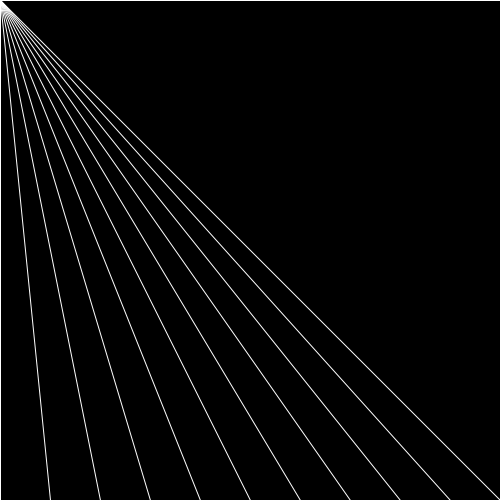
Frame 1 (no input)
Frame 60 (the mouse pressed at the canvas centre just before this capture): identical to frame 1, image omitted
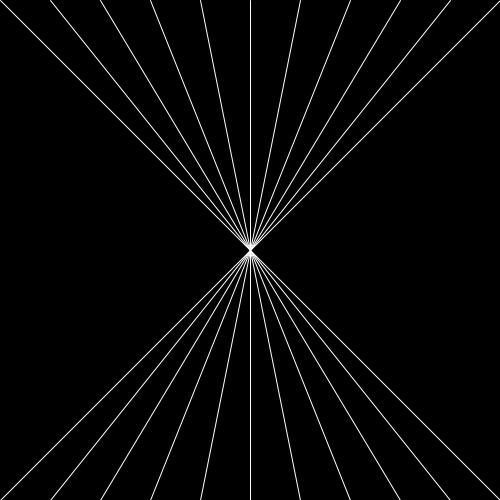
Frame 120 (the mouse held since frame 60 and released just before this capture)

The Processing sketch that drew these frames (run headless with seeded random() and noise(); from frame 60 on, the mouse is pressed at the canvas centre):

// Processing sketch: S13Q2
// ── S13Q2.pde
void setup() {
  size(500, 500);
}

void draw() {
  background(0);
  stroke(255);
  for(int i=0; i <= width; i+=50){
     line(mouseX,mouseY,i,0);
     line(mouseX,mouseY,i,height);
  }
}
